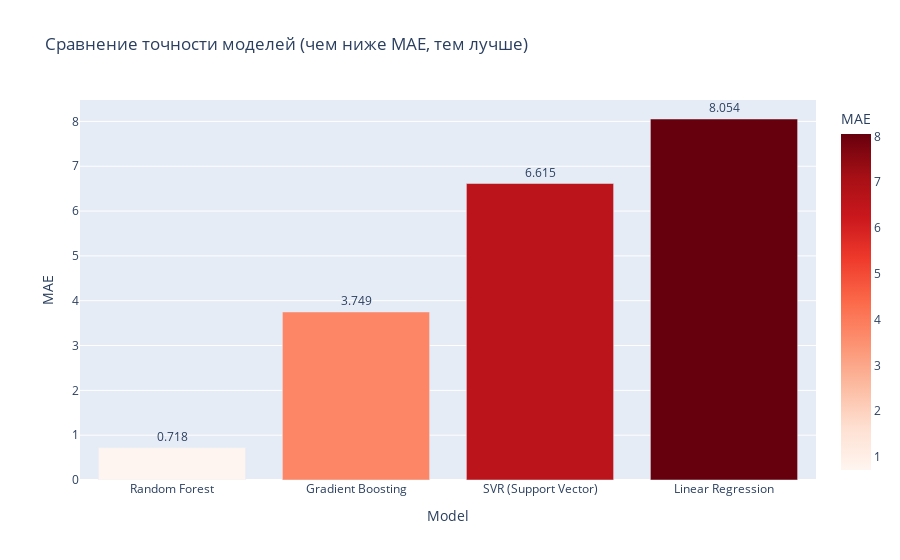
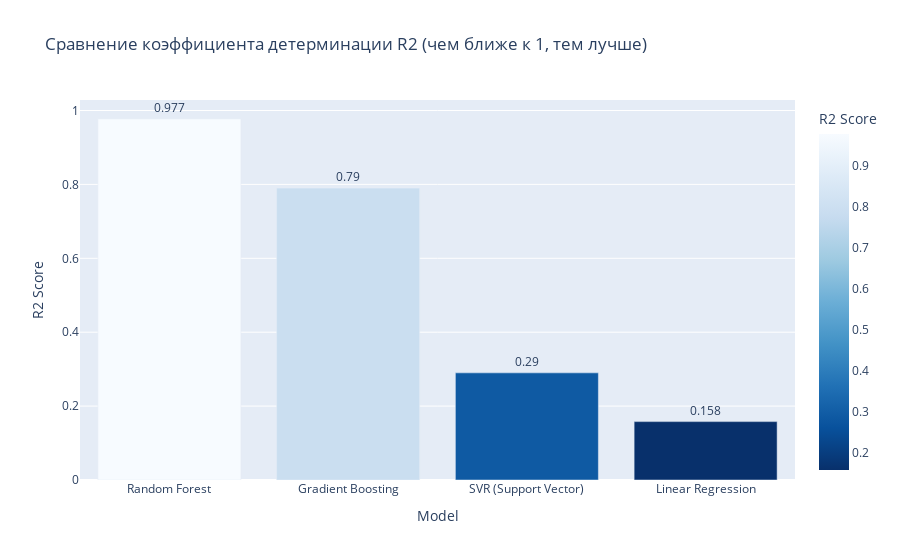

Notebook code for these charts, in order:
### Code cell
fig_compare = px.bar(results_df, 
                     x='Model', 
                     y='MAE', 
                     text='MAE',
                     title="Сравнение точности моделей (чем ниже MAE, тем лучше)",
                     color='MAE',
                     color_continuous_scale='Reds')

fig_compare.update_traces(textposition='outside')
fig_compare.show()

fig_r2 = px.bar(results_df, 
                x='Model', 
                y='R2 Score', 
                text='R2 Score',
                title="Сравнение коэффициента детерминации R2 (чем ближе к 1, тем лучше)",
                color='R2 Score',
                color_continuous_scale='Blues_r')

fig_r2.update_traces(textposition='outside')
fig_r2.show()

### Figure 1 — Plotly figure (JSON) as saved in the notebook; plotly's stock layout.template omitted (floating-point values rounded to 4 significant figures)
{"data": [{"hovertemplate": "Model=%{x}<br>MAE=%{marker.color}<extra></extra>", "legendgroup": "", "marker": {"color": [0.718, 3.749, 6.615, 8.054], "coloraxis": "coloraxis", "pattern": {"shape": ""}}, "name": "", "orientation": "v", "showlegend": false, "text": [0.718, 3.749, 6.615, 8.054], "textposition": "outside", "type": "bar", "x": ["Random Forest", "Gradient Boosting", "SVR (Support Vector)", "Linear Regression"], "xaxis": "x", "y": [0.718, 3.749, 6.615, 8.054], "yaxis": "y"}], "layout": {"barmode": "relative", "coloraxis": {"colorbar": {"title": {"text": "MAE"}}, "colorscale": [[0, "rgb(255,245,240)"], [0.125, "rgb(254,224,210)"], [0.25, "rgb(252,187,161)"], [0.375, "rgb(252,146,114)"], [0.5, "rgb(251,106,74)"], [0.625, "rgb(239,59,44)"], [0.75, "rgb(203,24,29)"], [0.875, "rgb(165,15,21)"], [1, "rgb(103,0,13)"]]}, "legend": {"tracegroupgap": 0}, "title": {"text": "Сравнение точности моделей (чем ниже MAE, тем лучше)"}, "xaxis": {"anchor": "y", "domain": [0, 1], "title": {"text": "Model"}}, "yaxis": {"anchor": "x", "domain": [0, 1], "title": {"text": "MAE"}}}}

### Figure 2 — Plotly figure (JSON) as saved in the notebook; plotly's stock layout.template omitted (floating-point values rounded to 4 significant figures)
{"data": [{"hovertemplate": "Model=%{x}<br>R2 Score=%{marker.color}<extra></extra>", "legendgroup": "", "marker": {"color": [0.977, 0.79, 0.29, 0.158], "coloraxis": "coloraxis", "pattern": {"shape": ""}}, "name": "", "orientation": "v", "showlegend": false, "text": [0.977, 0.79, 0.29, 0.158], "textposition": "outside", "type": "bar", "x": ["Random Forest", "Gradient Boosting", "SVR (Support Vector)", "Linear Regression"], "xaxis": "x", "y": [0.977, 0.79, 0.29, 0.158], "yaxis": "y"}], "layout": {"barmode": "relative", "coloraxis": {"colorbar": {"title": {"text": "R2 Score"}}, "colorscale": [[0, "rgb(8,48,107)"], [0.125, "rgb(8,81,156)"], [0.25, "rgb(33,113,181)"], [0.375, "rgb(66,146,198)"], [0.5, "rgb(107,174,214)"], [0.625, "rgb(158,202,225)"], [0.75, "rgb(198,219,239)"], [0.875, "rgb(222,235,247)"], [1, "rgb(247,251,255)"]]}, "legend": {"tracegroupgap": 0}, "title": {"text": "Сравнение коэффициента детерминации R2 (чем ближе к 1, тем лучше)"}, "xaxis": {"anchor": "y", "domain": [0, 1], "title": {"text": "Model"}}, "yaxis": {"anchor": "x", "domain": [0, 1], "title": {"text": "R2 Score"}}}}
